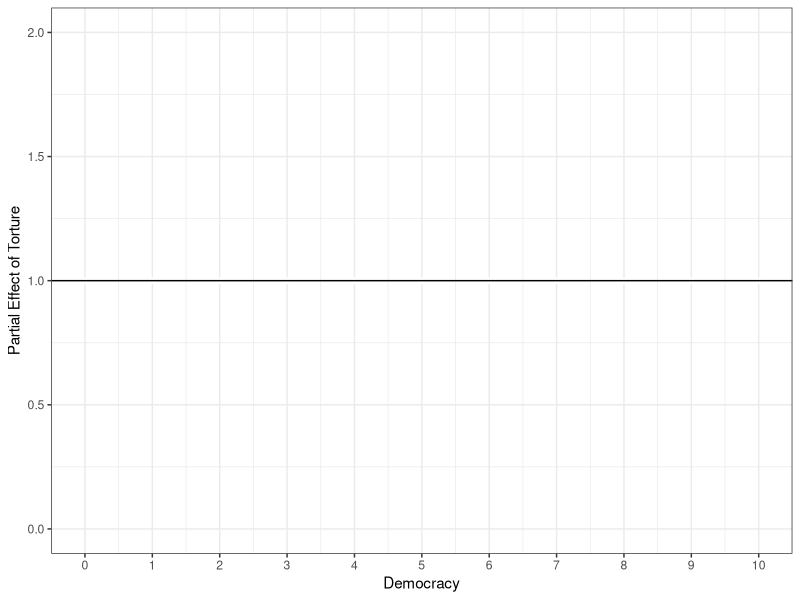
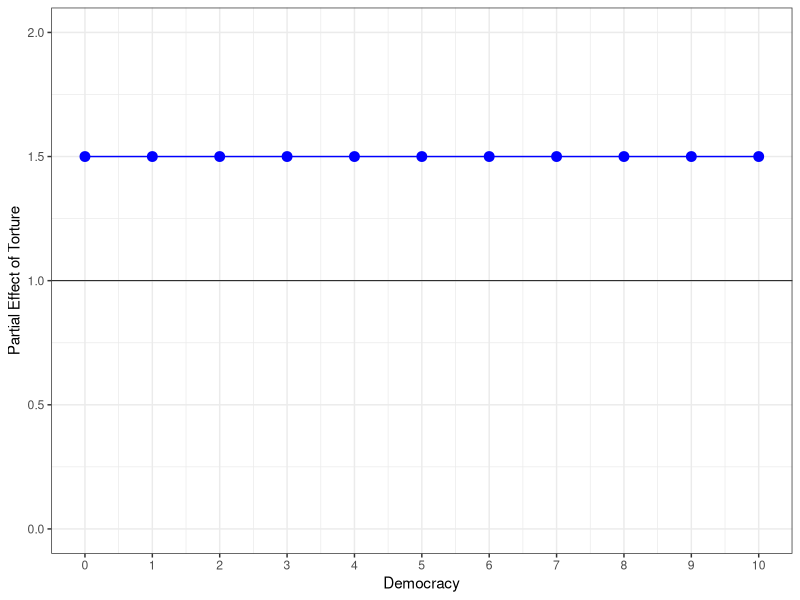
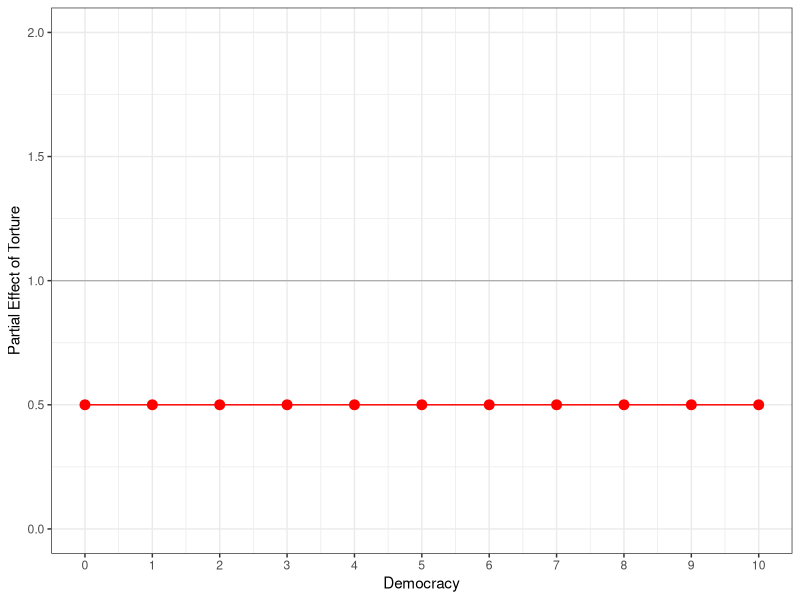

Source code (R) for these figures, in order: (Note: this script raises an error after producing the figures.)
## ---- chunk 1
library(tidyverse)
#library(readxl)
#library(stargazer)
#library(kableExtra)
#library(modelr)

knitr::opts_chunk$set(echo = FALSE,
                      eval = TRUE,
                      error = FALSE,
                      message = FALSE,
                      warning = FALSE,
                      comment = NA)
## ---- chunk 2
tibble(
  Democracy = 0:10,
  torture = 1
) |>
  ggplot(aes(x = Democracy, y = torture)) +
  geom_point(color = "white") +
  geom_hline(yintercept = 1) +
  #geom_line() +
  coord_cartesian(ylim = c(0, 2)) +
  labs(y = "Partial Effect of Torture") +
  theme_bw() +
  scale_x_continuous(breaks = 0:10)
## ---- chunk 3
tibble(
  Democracy = 0:10,
  torture = 1.5
) |>
  ggplot(aes(x = Democracy, y = torture)) +
  geom_point(color = "blue", size = 3) +
  geom_line(color = "blue") +
  geom_hline(yintercept = 1, linewidth = .3) +
  coord_cartesian(ylim = c(0, 2)) +
  labs(y = "Partial Effect of Torture") +
  theme_bw() +
  scale_x_continuous(breaks = 0:10)
## ---- chunk 4
tibble(
  Democracy = 0:10,
  torture = .5
) |>
  ggplot(aes(x = Democracy, y = torture)) +
  geom_hline(yintercept = 1, color = "darkgrey", linewidth = .4) +
  geom_point(size = 3, color = "red") +
  geom_line(color = "red") +
  coord_cartesian(ylim = c(0, 2)) +
  labs(y = "Partial Effect of Torture") +
  theme_bw() +
  scale_x_continuous(breaks = 0:10)
## ---- chunk 5
knitr::include_graphics("libs/Images/06_2-Hathaway2007-Fig1.png")
## ---- chunk 6
knitr::include_graphics("libs/Images/06_2-Hathaway2007-Fig4.png")
## ---- chunk 7
knitr::include_graphics("libs/Images/06_2-Survival_Curve_Example_Dogs.png")
## ---- chunk 8
knitr::include_graphics("libs/Images/06_2-Vreeland2008-Fig3.png")
## ---- chunk 9
knitr::include_graphics("libs/Images/06_2-Gaddafi.jpg")
## ---- chunk 10
knitr::include_graphics("libs/Images/06_2-minsk-protest.jpg")
## ---- chunk 11
knitr::include_graphics("libs/Images/06_2-Gold_Fort_Knox.jpg")
## ---- chunk 12
knitr::include_graphics("libs/Images/06_2-Kim_Jong_Un_Security.gif")
## ---- chunk 13
tibble(
  Torture = c(rep(0, 8)),
  Opposition = rep(1:8, 1),
  Probability = Torture / (Torture + Opposition)
) %>%
  ggplot(aes(x = Opposition, y = Probability, color = factor(Torture))) +
  geom_point() +
  geom_line() +
  theme_bw() +
  coord_cartesian(ylim = c(0, 1)) +
  scale_y_continuous(labels = scales::percent_format()) +
  scale_x_continuous(breaks = 1:8) +
  labs(x = "Level of Opposition Effort to Remove the Government", 
       y = "Probability of Keeping Office", 
       title = "Hollyer and Rosendorff's (2011) Model of CAT Signature",
       color = "") +
  scale_color_manual(values = c("darkgreen")) +
  guides(color = "none") +
  annotate("text", x = 2, y = .1, label = "Torture = 0", color = "darkgreen", size = 5)
## ---- chunk 14
# Torture 0 vs 1
tibble(
  Torture = c(rep(0, 8), rep(1,8)),
  Opposition = rep(1:8, 2),
  Probability = Torture / (Torture + Opposition)
) %>%
  ggplot(aes(x = Opposition, y = Probability, color = factor(Torture))) +
  geom_point() +
  geom_line() +
  theme_bw() +
  coord_cartesian(ylim = c(0, 1)) +
  scale_y_continuous(labels = scales::percent_format()) +
  scale_x_continuous(breaks = 1:8) +
  labs(x = "Level of Opposition Effort to Remove the Government", 
       y = "Probability of Keeping Office", 
       title = "Hollyer and Rosendorff (2011)",
       color = "") +
  scale_color_manual(values = c("darkgreen", "orange")) +
  guides(color = "none") +
  annotate("text", x = 2, y = .1, label = "Torture = 0", color = "darkgreen", size = 5) +
  annotate("text", x = 7, y = .2, label = "Torture = 1", color = "orange3", size = 5)
## ---- chunk 15
# Torture 0 vs 1 vs 5
tibble(
  Torture = c(rep(0, 8), rep(1,8), rep(5,8)),
  Opposition = rep(1:8, 3),
  Probability = Torture / (Torture + Opposition)
) %>%
  ggplot(aes(x = Opposition, y = Probability, color = factor(Torture))) +
  geom_point() +
  geom_line() +
  theme_bw() +
  coord_cartesian(ylim = c(0, 1)) +
  scale_y_continuous(labels = scales::percent_format()) +
  scale_x_continuous(breaks = 1:8) +
  labs(x = "Level of Opposition Effort to Remove the Government", 
       y = "Probability of Keeping Office", 
       title = "Hollyer and Rosendorff (2011)",
       color = "") +
  scale_color_manual(values = c("darkgreen", "orange", "red")) +
  guides(color = "none") +
  annotate("text", x = 2, y = .1, label = "Torture = 0", color = "darkgreen", size = 5) +
  annotate("text", x = 7, y = .2, label = "Torture = 1", color = "orange3", size = 5) +
  annotate("text", x = 7, y = .5, label = "Torture = 5", color = "red", size = 5)
## ---- chunk 16
# Torture 0 vs 1 vs 5 vs 9
tibble(
  Torture = c(rep(0, 8), rep(1,8), rep(5,8), rep(9,8)),
  Opposition = rep(1:8, 4),
  Probability = Torture / (Torture + Opposition)
) %>%
  ggplot(aes(x = Opposition, y = Probability, color = factor(Torture))) +
  geom_point() +
  geom_line() +
  theme_bw() +
  coord_cartesian(ylim = c(0, 1)) +
  scale_y_continuous(labels = scales::percent_format()) +
  scale_x_continuous(breaks = 1:8) +
  labs(x = "Level of Opposition Effort to Remove the Government", 
       y = "Probability of Keeping Office", 
       title = "Hollyer and Rosendorff (2011)",
       color = "") +
  scale_color_manual(values = c("darkgreen", "orange", "red", "darkred")) +
  guides(color = "none") +
  annotate("text", x = 2, y = .1, label = "Torture = 0", color = "darkgreen", size = 5) +
  annotate("text", x = 7, y = .2, label = "Torture = 1", color = "orange3", size = 5) +
  annotate("text", x = 7, y = .48, label = "Torture = 5", color = "red", size = 5) +
  annotate("text", x = 7, y = .65, label = "Torture = 9", color = "darkred", size = 5)
## ---- chunk 17
# Benefits vs torture
x1 <- tibble(
  Benefits = 5,
  Torture = 1:9,
  Total = Benefits - Torture,
  classified = case_when(
    Total < 0 ~ "low",
    Total > 0 ~ "high")
) 

x1 %>%
  ggplot(aes(x = Torture, y = Total, color = classified)) +
  geom_point(size = 3) +
  geom_line(size = 1.2) +
  theme_bw() +
  labs(x = "Level of Torture", y = "Benefits from Holding Office",
       title = "Benefits of Torture", subtitle = "Remember: Stay in office only if benefits - costs > 0") +
  scale_x_continuous(breaks = 1:9) +
  scale_y_continuous(breaks = seq(-5, 5, 2)) +
  ylim(-4, 4) +
  geom_hline(yintercept = 0, color = "darkred", linetype = "dashed") +
  guides(color = "none") +
  scale_color_manual(values = c("blue", "red"))
## ---- chunk 18
# Torture 0 vs 1 vs 5 vs 9
tibble(
  Torture = c(rep(0, 8), rep(1,8), rep(5,8), rep(9,8)),
  Opposition = rep(1:8, 4),
  Probability = Torture / (Torture + Opposition)
) %>%
  ggplot(aes(x = Opposition, y = Probability, color = factor(Torture))) +
  geom_point() +
  geom_line() +
  theme_bw() +
  coord_cartesian(ylim = c(0, 1)) +
  scale_y_continuous(labels = scales::percent_format()) +
  scale_x_continuous(breaks = 1:8) +
  labs(x = "Level of Opposition Effort to Remove the Government", 
       y = "Probability of Keeping Office", 
       title = "Hollyer and Rosendorff (2011)",
       color = "") +
  scale_color_manual(values = c("darkgreen", "orange", "red", "darkred")) +
  guides(color = "none") +
  annotate("text", x = 2, y = .1, label = "Torture = 0", color = "darkgreen", size = 5) +
  annotate("text", x = 7, y = .2, label = "Torture = 1", color = "orange3", size = 5) +
  annotate("text", x = 7, y = .48, label = "Torture = 5", color = "red", size = 5) +
  annotate("text", x = 7, y = .65, label = "Torture = 9", color = "darkred", size = 5)
## ---- chunk 19
# Benefits vs torture
x1 <- tibble(
  Benefits = 5,
  Torture = 1:9,
  Total = Benefits - Torture,
  classified = case_when(
    Total < 0 ~ "low",
    Total > 0 ~ "high")
) 

x1 %>%
  ggplot(aes(x = Torture, y = Total, color = classified)) +
  geom_point(size = 3) +
  geom_line(size = 1.2) +
  theme_bw() +
  labs(x = "Level of Torture", y = "Benefits from Holding Office",
       title = "Benefits of Torture without CAT", subtitle = "Remember: Stay in office only if benefits - costs > 0") +
  scale_x_continuous(breaks = 1:9) +
  scale_y_continuous(breaks = seq(-5, 5, 2)) +
  ylim(-4, 4) +
  geom_hline(yintercept = 0, color = "darkred", linetype = "dashed") +
  guides(color = "none") +
  scale_color_manual(values = c("blue", "red"))
## ---- chunk 20
# Torture 0 vs 1 vs 5 vs 9
tibble(
  Torture = c(rep(0, 8), rep(1,8), rep(5,8), rep(9,8)),
  Opposition = rep(1:8, 4),
  Probability = Torture / (Torture + Opposition)
) %>%
  ggplot(aes(x = Opposition, y = Probability, color = factor(Torture))) +
  geom_point() +
  geom_line() +
  theme_bw() +
  coord_cartesian(ylim = c(0, 1)) +
  scale_y_continuous(labels = scales::percent_format()) +
  scale_x_continuous(breaks = 1:8) +
  labs(x = "Level of Opposition Effort to Remove the Government", 
       y = "Probability of Keeping Office", 
       title = "Hollyer and Rosendorff (2011)",
       color = "") +
  scale_color_manual(values = c("darkgreen", "orange", "red", "darkred")) +
  guides(color = "none") +
  annotate("text", x = 2, y = .1, label = "Torture = 0", color = "darkgreen", size = 5) +
  annotate("text", x = 7, y = .2, label = "Torture = 1", color = "orange3", size = 5) +
  annotate("text", x = 7, y = .48, label = "Torture = 5", color = "red", size = 5) +
  annotate("text", x = 7, y = .65, label = "Torture = 9", color = "darkred", size = 5)
## ---- chunk 21
# Benefits vs torture AFTER cat
tibble(
  Benefits = 5,
  Torture = 1:9,
  Total = Benefits + 1 - Torture,
  classified = case_when(
    Total < 0 ~ "low",
    Total > 0 ~ "high")
) %>%
  ggplot(aes(x = Torture, y = Total, color = classified)) +
  geom_point(size = 3) +
  geom_line(size = 1.2) +
  geom_point(data = x1, size = .5) +
  geom_line(data = x1, linewidth = .25) +
  theme_bw() +
  labs(x = "Level of Torture", y = "Benefits from Holding Office",
       title = "Benefits of Torture AFTER CAT", subtitle = "Remember: Stay in office only if benefits - costs > 0") +
  scale_x_continuous(breaks = 1:9) +
  scale_y_continuous(breaks = seq(-5, 5, 2)) +
  ylim(-4, 4) +
  geom_hline(yintercept = 0, color = "darkred", linetype = "dashed") +
  guides(color = "none") +
  scale_color_manual(values = c("blue", "red"))
## ---- chunk 22
knitr::include_graphics("libs/Images/06_2-Assignment.png")
